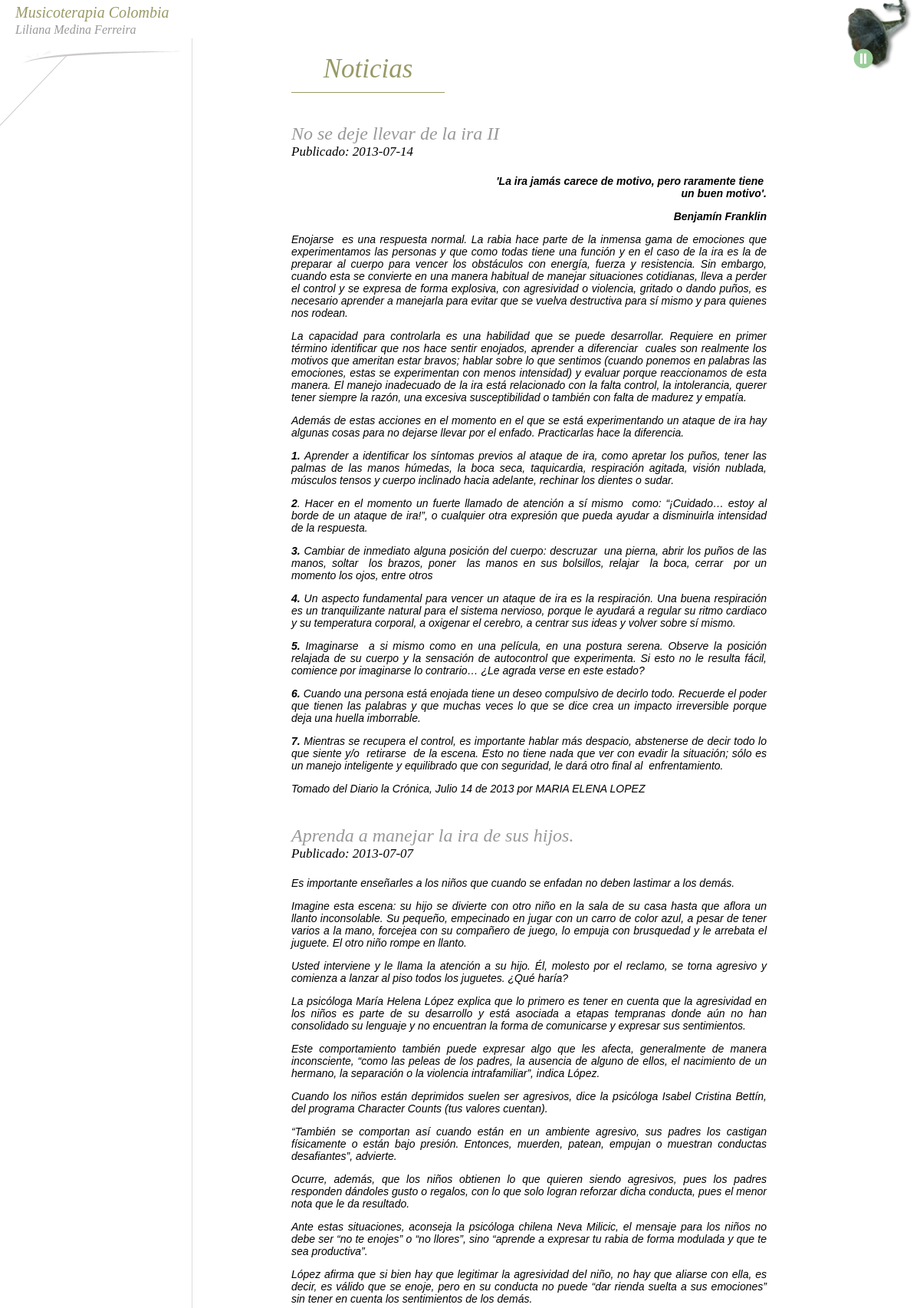
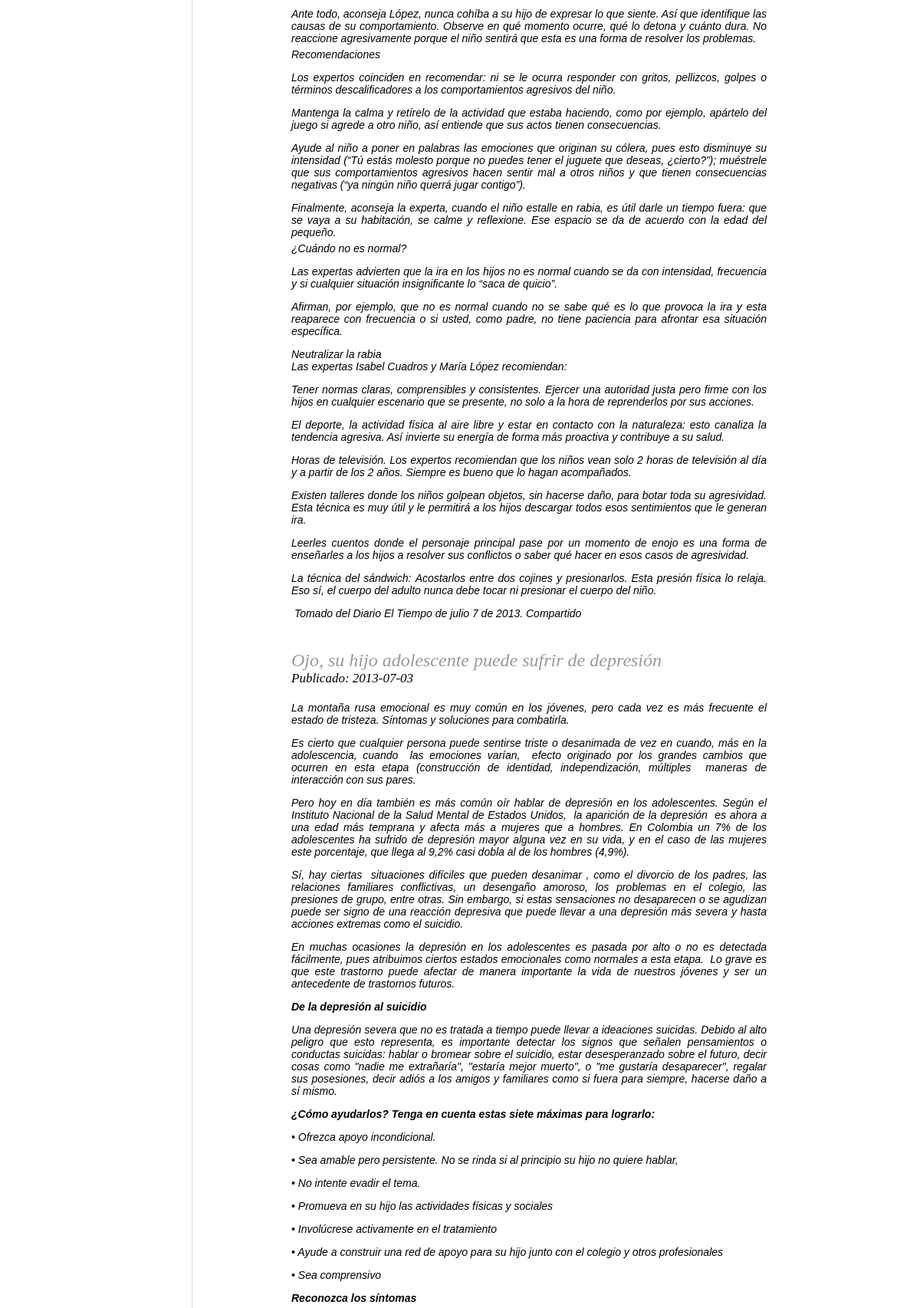
/noticias.php (upper part), run on the app's committed database (2 pictures, top to bottom).
### tables this page shows
CREATE TABLE IF NOT EXISTS `noticias` (
  `id` int(11) NOT NULL AUTO_INCREMENT,
  `fecha` date NOT NULL,
  `titulo` varchar(50) NOT NULL,
  `contenido` text NOT NULL,
  `imagen1` varchar(255) NOT NULL,
  `imagen2` varchar(255) NOT NULL,
  `imagen3` varchar(255) NOT NULL,
  PRIMARY KEY (`id`)
);

### noticias.php (the view, shortened to what this page needs)
<?php
	require_once("includes/connection.php");
	$query1= "SELECT titulo, contenido, fecha FROM noticias ORDER BY fecha DESC";
	$grupo1 = mysql_query($query1, $connection);
?>
<!DOCTYPE html PUBLIC "-//W3C//DTD XHTML 1.0 Transitional//EN" "http://www.w3.org/TR/xhtml1/DTD/xhtml1-transitional.dtd">
<html xmlns="http://www.w3.org/1999/xhtml">
	<head>
		<?php require_once('requeridos/tags.php'); ?>
	</head>
	<body>
		<div class="cnt_contenidos">
			<div class="contenidos">
				<h2 class="verde0">Noticias</h2>
					<?php while($noticia = mysql_fetch_array($grupo1)):?>
						<h3 class="gris2"><?php	echo $noticia['titulo']; ?></h3>
						<h4> Publicado: <?php echo $noticia['fecha']; ?></h4>
						<div class="texto">
						<?php echo $noticia['contenido']; ?>
						</div>
					<?php endwhile; ?>
			</div>
		</div>
		<?php require_once('requeridos/marco.php'); ?>
	</body>
</html>

### includes/tags.php (shortened to what this page needs)
<link type="text/css" rel="stylesheet" media="screen"   href="estilos/fuentes.css"/>
<link rel="stylesheet" type="text/css"  media="screen"   href="estilos/general-gr.css"/>
<link rel="stylesheet" type="text/css"  media="only screen and (min-width:481px) and (max-width:900px)" href="estilos/general-md.css" />
<link rel="stylesheet" type="text/css"  media="only screen and (min-width:50px) and (max-width:480px)" href="estilos/general-pq.css" />
<link rel="stylesheet" type="text/css"  media="screen"   href="estilos/inicio-gr.css"/>
<link rel="stylesheet" type="text/css"  media="only screen and (min-width:481px) and (max-width:650px)" href="estilos/inicio-md.css" />
<link rel="stylesheet" type="text/css"  media="only screen and (min-width:50px)  and (max-width:480px)" href="estilos/inicio-pq.css" />

### includes/marco.php (shortened to what this page needs)
<div id="fondocabeza"></div>
<div id="franja_cabeza">
	<div id="fc_cnttitulos">
		<h3 class="verde2">Musicoterapia Colombia</h3>
		<h4 class="gris2">Liliana Medina Ferreira</h4>
	</div>
</div>
<div id="cabezote">
	<div id="cnt_musica">
		<div id="musica">
			<div id="gramofono"></div>
			<div class="botones" id="botonplay" data-src="media/vau248.mp3"></div>
		</div>
	</div>
</div>
<div id="menu">
	<div id="cnt_enlaces">
	</div>
</div>

### estilos/general-gr.css (style rules this page uses)
body { margin:0; border:none; }
h2 { padding:0; margin:0; }
h3 { padding:0; margin:0; }
h4 { padding:0; margin:0; }
.verde2 { color:#999966 }
.verde0 { color:#999966 }
.gris2 { color:#999 }
#franja_cabeza { position:fixed; width:100%; height:55px; top:0; left:250px; background-color:#eee; }
#fc_cnttitulos { float:left; }
#franja_cabeza h3 { margin:5px 0 0 20px; font-family:'Times New Roman', Times, serif; font-size:20px; font-style:italic; font-weight:300; }
#franja_cabeza h4 { margin:2px 0 0 20px; font-family:'Times New Roman', Times, serif; font-size:16px; font-style:italic; font-weight:300; }
#fondocabeza { position:fixed; width:253px; height:200px; top:0; left:0; background-image:url(../imagenes/top2.png); background-repeat:no-repeat; background-size:100%; }
#cabezote { position:fixed; width:10px; height:10px; top:0; right:0; }
#cabezote #cnt_musica { float:right; width:10px; height:10px; }
#musica { position:relative; width:100px; height:100px; margin-left:-90px; background-image:url(../imagenes/musica2.png); background-repeat:no-repeat; background-size:100%; }
#gramofono { width:100%; height:70%; }
.botones { position:absolute; width:33.3%; height:30%; top:60%; left:10%; }
#botonplay { background-image:url(../imagenes/bpausa.png); background-repeat:no-repeat; background-size:100%; cursor:pointer; }
#menu { position:fixed; width:250px; top:50px; left:0; padding:0 0 0 0; border-right:1px solid #ddd; }
#cnt_enlaces { position:relative; width:90%; padding:0 5% 20px 5%; }
.cnt_contenidos { width:auto; margin:0 0 0 250px; padding:0 30px 30px 30px; }
.contenidos { width:auto; height:auto; margin:70px auto 0px auto; }
.contenidos h2 { width:200px; padding:0 0 10px 0; border-bottom:1px solid #999966; font-family:'Times New Roman', serif; font-style:italic; font-size:35px; font-weight:300; text-align:center; }
.contenidos h3 { width:80%; font-family:'Times New Roman', Times, serif; font-style:italic; font-size:24px; font-weight:300; margin:40px 0 0 0; }
.contenidos h4 { font-family:'Times New Roman', Times, serif; font-style:italic; font-size:17px; font-weight:300; }
.contenidos .texto { font-family:'Arial'; font-weight:300; font-size:14px; font-style:italic; margin-top:20px; padding: 0 150px 0 0; text-align:justify; }

### estilos/general-md.css (style rules this page uses)
#franja_cabeza h3 { margin:8px 0 0 15px; font-size:18px; }
#franja_cabeza h4 { margin:2px 0 0 15px; font-size:14px; }
#menu { display:none; }
.cnt_contenidos { width:auto; margin:0 0 0 0px; padding:0 30px 30px 30px; }
.contenidos { width:auto; height:auto; margin:130px auto 0px auto; padding:0 0 0 0px; }
.contenidos .texto { font-size:13px; margin-top:20px; padding: 0 30px 0 0; }

### estilos/general-pq.css (style rules this page uses)
#franja_cabeza h3 { margin:8px 0 0 15px; font-size:16px; }
#franja_cabeza h4 { margin:2px 0 0 15px; font-size:12px; }
#fondocabeza { position:fixed; width:150px; height:200px; top:20px; left:0; }
#cabezote #cnt_musica { float:right; width:10px; height:10px; }
#musica { width:70px; height:70px; margin-left:-60px; }
#menu { display:none; }
.cnt_contenidos { width:auto; margin:0 0 0 0px; padding:0 15px 15px 20px; }
.contenidos { width:100%; height:auto; margin:100px auto 0px auto; padding:0 0 0 10px; }
.contenidos h2 { width:150px; margin:auto; font-family:'Times New Roman', serif; font-style:italic; font-size:25px; }
.contenidos h3 { font-size:18px; margin:40px 0 0 0; }
.contenidos h4 { font-size:16px; font-weight:300; margin-bottom:15px; }
.contenidos .texto { font-size:15px; margin-top:20px; padding: 0 25px 0 0; }

### data on the page
noticias: titulo "No se deje llevar de la ira II", fecha "2013-07-14", contenido "'La ira jamás carece de motivo, pero raramente tiene un buen motivo'. Benjamín Franklin Enojarse es una respuesta normal. La rabia hace parte de la inmensa gama de emociones que experimentamos las personas y que como todas tiene una función y en el caso de la ira es la de preparar al cuerpo para vencer los obstáculos con energía, fuerza y resistencia. Sin embargo, cuando esta se convierte en una manera habitual de manejar situaciones cotidianas, lleva a perder el control y se expresa de forma explosiva, con agresividad o violencia, gritado o dando puños, es necesario aprender a manejarla para evitar que se vuelva destructiva para sí mismo y para quienes nos rodean. La capacidad para…"
noticias: titulo "Aprenda a manejar la ira de sus hijos.", fecha "2013-07-07", contenido "Es importante enseñarles a los niños que cuando se enfadan no deben lastimar a los demás. Imagine esta escena: su hijo se divierte con otro niño en la sala de su casa hasta que aflora un llanto inconsolable. Su pequeño, empecinado en jugar con un carro de color azul, a pesar de tener varios a la mano, forcejea con su compañero de juego, lo empuja con brusquedad y le arrebata el juguete. El otro niño rompe en llanto. Usted interviene y le llama la atención a su hijo. Él, molesto por el reclamo, se torna agresivo y comienza a lanzar al piso todos los juguetes. ¿Qué haría? La psicóloga María Helena López explica que lo primero es tener en cuenta que la agresividad en los niños es parte de su…"
noticias: titulo "Ojo, su hijo adolescente puede sufrir de depresión", fecha "2013-07-03", contenido "La montaña rusa emocional es muy común en los jóvenes, pero cada vez es más frecuente el estado de tristeza. Síntomas y soluciones para combatirla. Es cierto que cualquier persona puede sentirse triste o desanimada de vez en cuando, más en la adolescencia, cuando las emociones varían, efecto originado por los grandes cambios que ocurren en esta etapa (construcción de identidad, independización, múltiples maneras de interacción con sus pares. Pero hoy en día también es más común oír hablar de depresión en los adolescentes. Según el Instituto Nacional de la Salud Mental de Estados Unidos, la aparición de la depresión es ahora a una edad más temprana y afecta más a mujeres que a hombres. En…"
